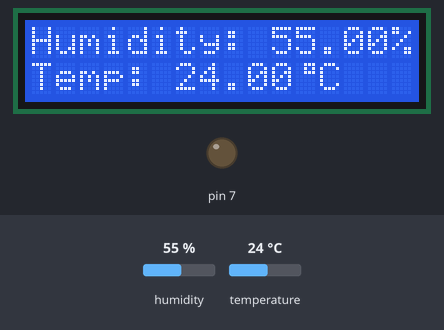
This sketch was run on a simulated Arduino Uno, built with avr-gcc and run on an emulated ATmega328P. Shown: 16×2 character LCD, output pins drawn as LEDs (lit = HIGH). The test bench sets the inputs (shaded band); at power-on: humidity 55 %, temperature 24 °C.

Above: at 1.2 s.
1.3 s: humidity set to 42 %
At 3.4 s:
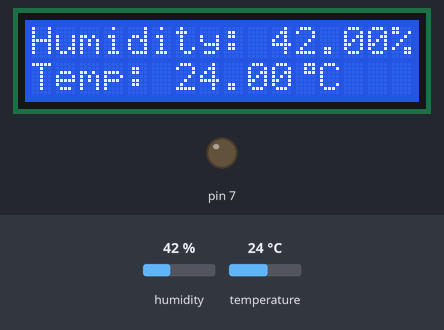
4.0 s: humidity set to 39 %
At 5.3 s:
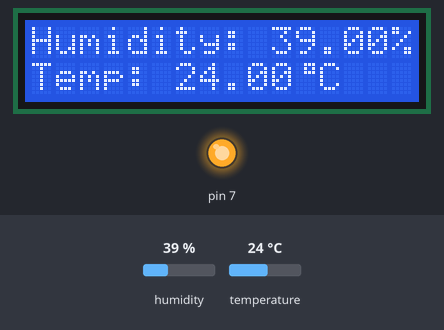
6.7 s: temperature set to 12 °C
At 9.0 s:
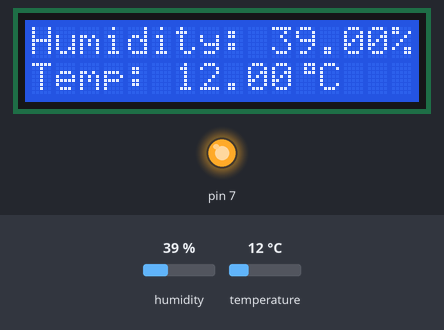
9.6 s: temperature set to 19 °C
At 10.9 s:
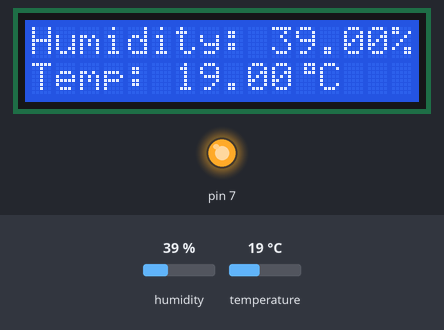
Timing chart, 0 to 12.6 s (numbered marks = the images above; inputs shaded):
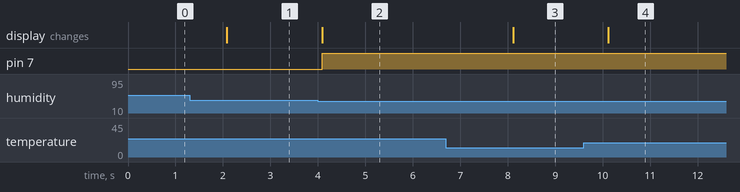

Measured:
- the behaviour switches between 41 and 40 % on humidity (found by bisection; images 1 and 2)
- after the input at 1.3 s, the display: changes after 0.78 s (image 1)
- after the input at 4.0 s, pin 7: LOW → HIGH after 0.09 s; the display: changes after 0.09 s (image 2)
- after the input at 6.7 s, the display: changes after 1.4 s (image 3)
- after the input at 9.6 s, the display: changes after 0.52 s (image 4)

The sketch:

Project_Code_Automatic_Room_Humidifier.ino
```cpp
#include <LiquidCrystal.h>
#include <dht.h>

LiquidCrystal lcd(12, 11, 5, 4, 3, 2);

byte deg[8] = {
  0b00111,
  0b00101,
  0b00111,
  0b00000,
  0b00000,
  0b00000,
  0b00000,
  0b00000
};

dht DHT;

float hum;
float temp;

void setup(){
  lcd.createChar(0,deg);
  lcd.begin(16,2);
  pinMode(7,OUTPUT);
}

void loop(){
  int chk = DHT.read22(8);		//Read data and store it to variables hum and temp
  hum = DHT.humidity;
  temp= DHT.temperature;		//Print temp and humidity values to LCD
  lcd.setCursor(0,0);
  lcd.print("Humidity: ");
  lcd.print(hum);
  lcd.print("%");
  lcd.setCursor(0,1);
  lcd.print("Temp: ");
  lcd.print(temp);
  lcd.write(byte(0));
  lcd.print("C");

  if(hum<=40)
  {
    digitalWrite(7,HIGH);
  }

  delay(2000);
}
```
